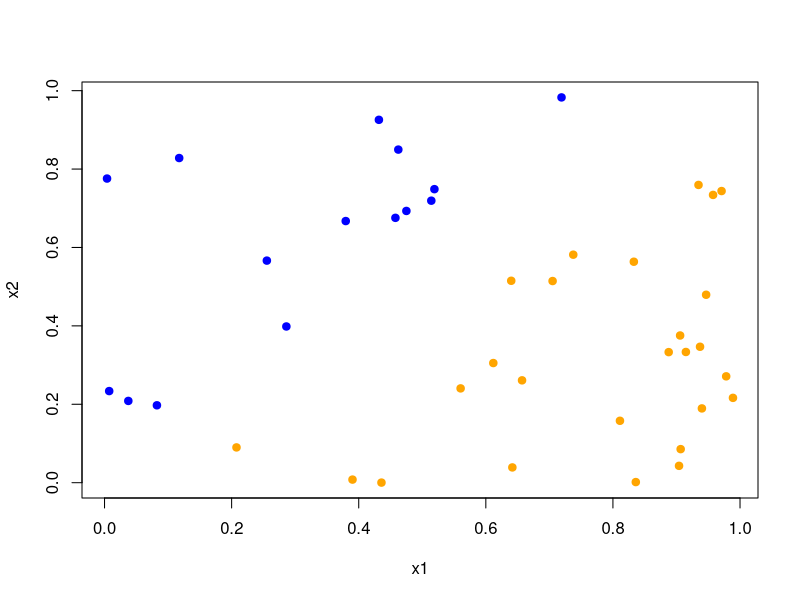
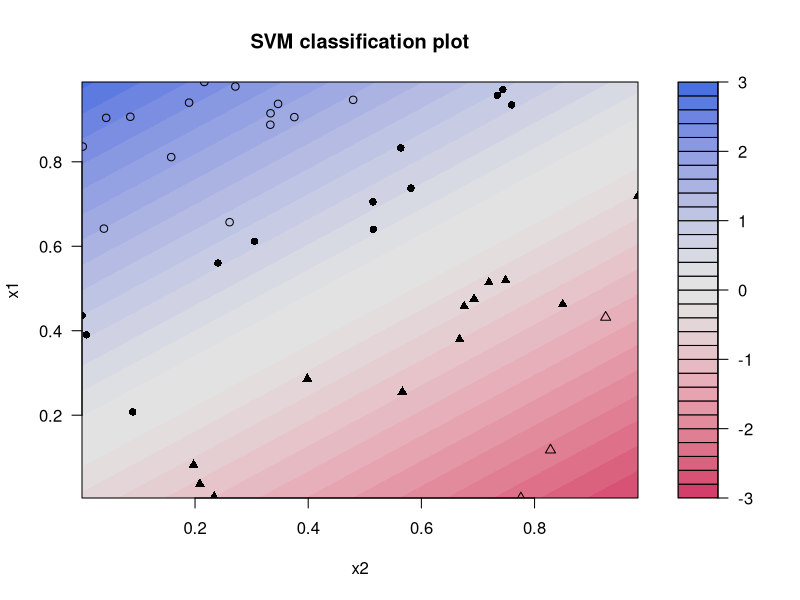
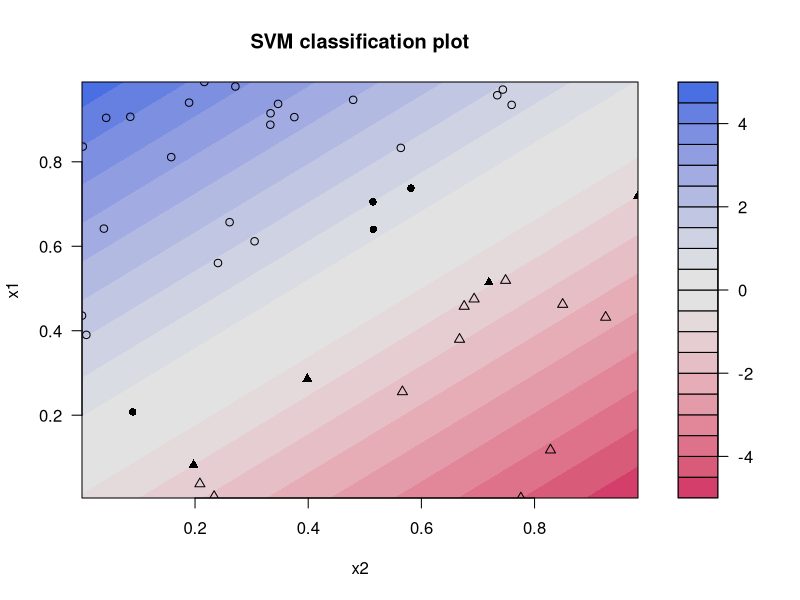
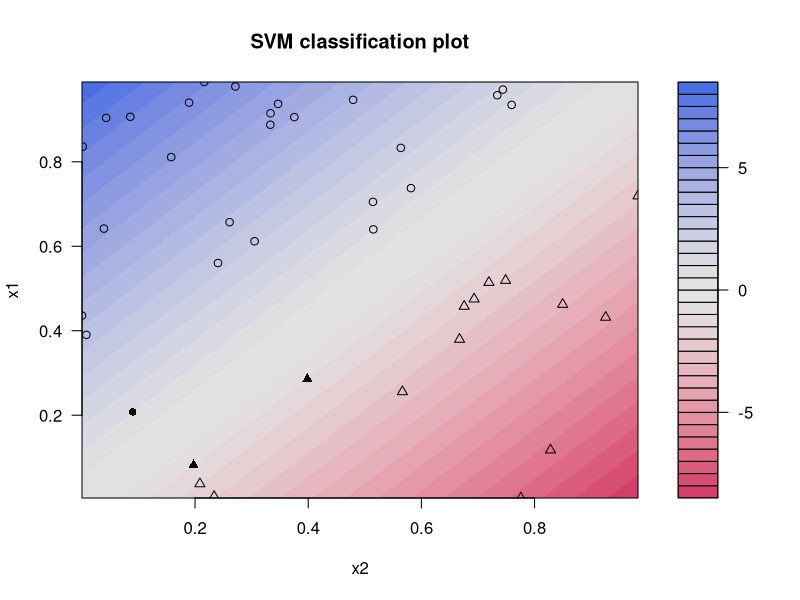
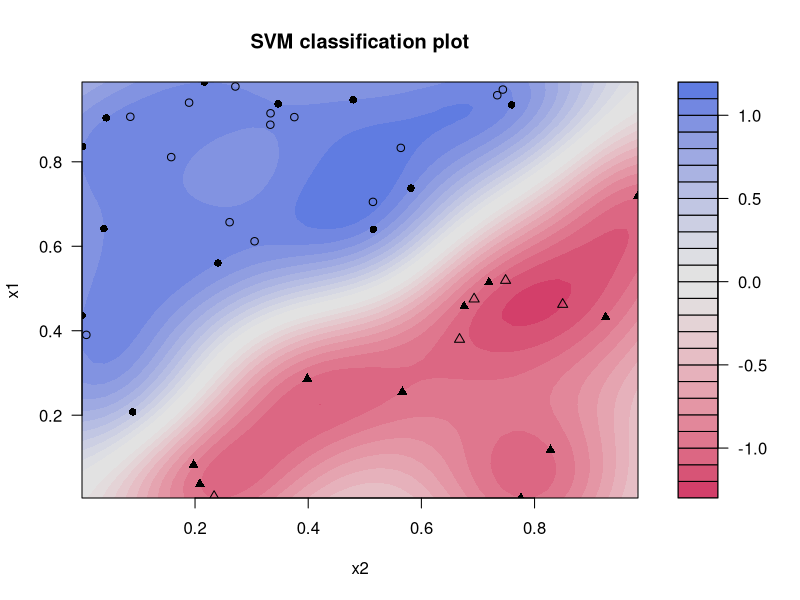
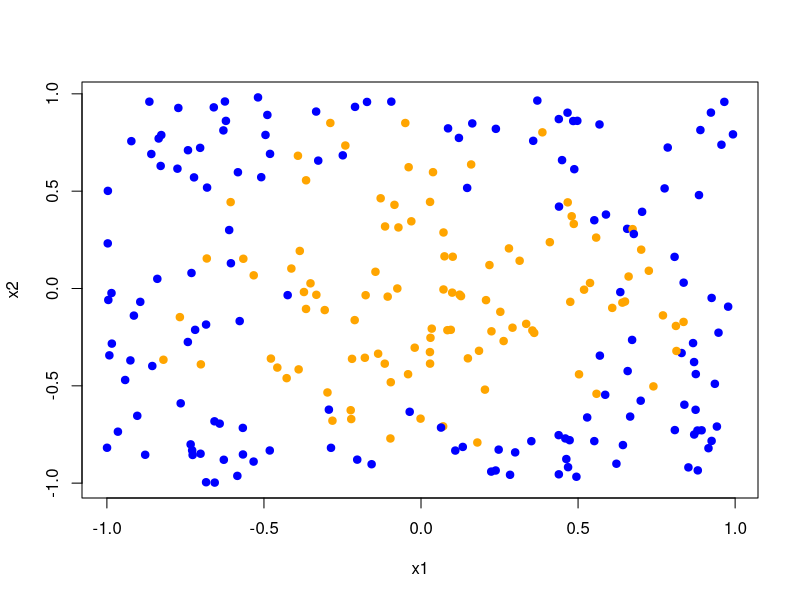
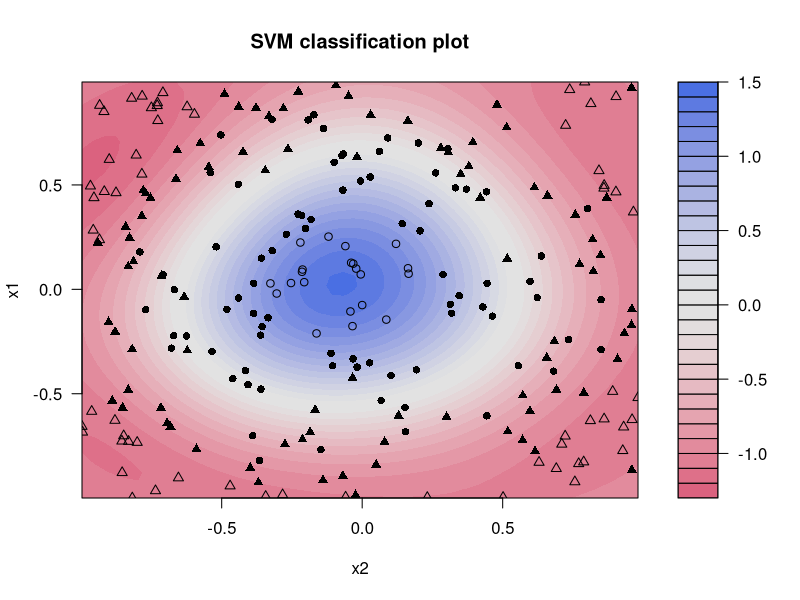
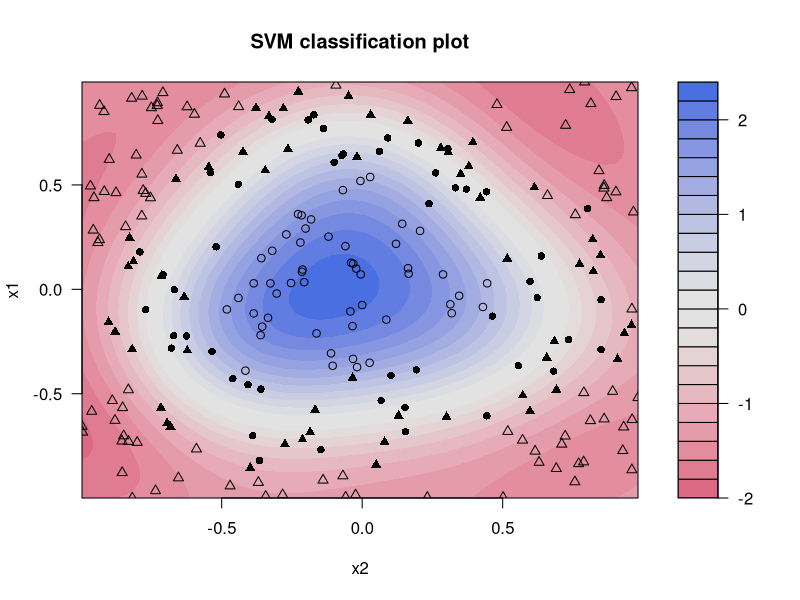

These charts were generated, in order, by the following R code:
## ---- chunk 1
library(randomForest)
library(caret)
library(kernlab)
## ---- chunk 2
accuracy = function(actual, predicted) {
  mean(actual == predicted)
}
## ---- chunk 3
sim_sep = function(n = 1000) {
  x1 = runif(n)
  x2 = runif(n)
  keep = x1 + 0.1 < x2 | x1 - 0.1 > x2
  x1 = x1[keep]
  x2 = x2[keep] 
  y = 1 * (x1 - x2 > 0)
  y = ifelse(y == 1, "Orange", "Blue")
  data.frame(y = as.factor(y), x1 = x1, x2 = x2)
}
## ---- chunk 4
set.seed(42)
train_data = sim_sep(n = 50)
plot(x2 ~ x1, data = train_data, col = as.character(y), pch = 19)
test_data = sim_sep(n = 500)
str(train_data)
## ---- chunk 5
lin_svm_fit = ksvm(y ~ ., data = train_data, kernel = 'vanilladot', C = 0.1)
plot(lin_svm_fit, data = train_data)

# train accuracy
accuracy(actual = train_data$y,
         predicted = predict(lin_svm_fit, train_data))

# test accuracy
accuracy(actual = test_data$y,
         predicted = predict(lin_svm_fit, test_data))
## ---- chunk 6
lin_svm_fit = ksvm(y ~ ., data = train_data, kernel = 'vanilladot', C = 1)
plot(lin_svm_fit, data = train_data)

# train accuracy
accuracy(actual = train_data$y,
         predicted = predict(lin_svm_fit, train_data))

# test accuracy
accuracy(actual = test_data$y,
         predicted = predict(lin_svm_fit, test_data))
## ---- chunk 7
lin_svm_fit = ksvm(y ~ ., data = train_data, kernel = 'vanilladot', C = 10)
plot(lin_svm_fit, data = train_data)

# train accuracy
accuracy(actual = train_data$y,
         predicted = predict(lin_svm_fit, train_data))

# test accuracy
accuracy(actual = test_data$y,
         predicted = predict(lin_svm_fit, test_data))
## ---- chunk 8
set.seed(42)
rad_svm_fit = ksvm(y ~ ., data = train_data, kernel = 'rbfdot', C = 1)
plot(rad_svm_fit, data = train_data)

# train accuracy
accuracy(actual = train_data$y,
         predicted = predict(rad_svm_fit, train_data))

# test accuracy
accuracy(actual = test_data$y,
         predicted = predict(rad_svm_fit, test_data))
## ---- chunk 9
svm_grid =  expand.grid(C = c(2 ^ (-5:5)))
svm_control = trainControl(method = "cv", number = 5, 
                           returnResamp = "all", verbose = FALSE)

set.seed(42)
lin_svm_fit = train(y ~ ., data = train_data, method = "svmLinear",
                    trControl = svm_control, tuneGrid = svm_grid)

lin_svm_fit
lin_svm_fit$bestTune

# train accuracy
accuracy(actual = train_data$y,
         predicted = predict(lin_svm_fit, train_data))

# test accuracy
accuracy(actual = test_data$y,
         predicted = predict(lin_svm_fit, test_data))
## ---- chunk 10
set.seed(42)
rf_grid = expand.grid(mtry = 1:2)
rf_fit  = train(y ~ ., data = train_data, method = "rf",
                trControl = svm_control, tuneGrid = rf_grid)
rf_fit$bestTune

# train accuracy
accuracy(actual = train_data$y,
         predicted = predict(rf_fit, train_data))

# test accuracy
accuracy(actual = test_data$y,
         predicted = predict(rf_fit, test_data))
## ---- chunk 11
sim_rad = function(n = 1000) {
  x1 = runif(n, -1, 1)
  x2 = runif(n, -1, 1)
  y = 1 * (x1 ^ 2 + x2 ^ 2 + rnorm(n, 0, 0.25) < 0.5)
  y = ifelse(y == 1, "Orange", "Blue")
  data.frame(y = as.factor(y), x1 = x1, x2 = x2)
}
## ---- chunk 12
set.seed(42)
train_data = sim_rad(n = 250)
plot(x2 ~ x1, data = train_data, col = as.character(y), pch = 19)
test_data = sim_rad(n = 2000)
## ---- chunk 13
rad_svm_fit = ksvm(y ~., data = train_data, kernel = 'rbfdot', 
                   C = 0.1, kpar = list(sigma = 1))
plot(rad_svm_fit, data = train_data)

# train accuracy
accuracy(actual = train_data$y,
         predicted = predict(rad_svm_fit, train_data))

# test accuracy
accuracy(actual = test_data$y,
         predicted = predict(rad_svm_fit, test_data))
## ---- chunk 14
rad_svm_fit = ksvm(y ~., data = train_data, kernel = 'rbfdot', 
                   C = 1, kpar = list(sigma = 1))
plot(rad_svm_fit, data = train_data)

# train accuracy
accuracy(actual = train_data$y,
         predicted = predict(rad_svm_fit, train_data))

# test accuracy
accuracy(actual = test_data$y,
         predicted = predict(rad_svm_fit, test_data))
## ---- chunk 15
rad_svm_fit = ksvm(y ~., data = train_data, kernel = 'rbfdot', 
                   C = 10, kpar = list(sigma = 1))
plot(rad_svm_fit, data = train_data)

# train accuracy
accuracy(actual = train_data$y,
         predicted = predict(rad_svm_fit, train_data))

# test accuracy
accuracy(actual = test_data$y,
         predicted = predict(rad_svm_fit, test_data))
## ---- chunk 16
rad_svm_fit = ksvm(y ~., data = train_data, kernel = 'rbfdot', 
                   C = 1, kpar = list(sigma = 0.5))
plot(rad_svm_fit, data = train_data)

# train accuracy
accuracy(actual = train_data$y,
         predicted = predict(rad_svm_fit, train_data))

# test accuracy
accuracy(actual = test_data$y,
         predicted = predict(rad_svm_fit, test_data))
## ---- chunk 17
rad_svm_fit = ksvm(y ~., data = train_data, kernel = 'rbfdot', 
                   C = 1, kpar = list(sigma = 1))
plot(rad_svm_fit, data = train_data)

# train accuracy
accuracy(actual = train_data$y,
         predicted = predict(rad_svm_fit, train_data))

# test accuracy
accuracy(actual = test_data$y,
         predicted = predict(rad_svm_fit, test_data))
## ---- chunk 18
rad_svm_fit = ksvm(y ~., data = train_data, kernel = 'rbfdot', 
                   C = 1, kpar = list(sigma = 2))
plot(rad_svm_fit, data = train_data)

# train accuracy
accuracy(actual = train_data$y,
         predicted = predict(rad_svm_fit, train_data))

# test accuracy
accuracy(actual = test_data$y,
         predicted = predict(rad_svm_fit, test_data))
## ---- chunk 19
svm_grid = expand.grid(   C = c(2 ^ (-5:5)),
                      sigma = c(2 ^ (-3:3)))

set.seed(42)
rad_svm_fit = train(y ~ ., data = train_data, method = "svmRadial",
                    trControl = svm_control, tuneGrid = svm_grid)
#rad_svm_fit
rad_svm_fit$bestTune
## ---- chunk 20
rad_svm_fit = ksvm(y ~., data = train_data, kernel = 'rbfdot',
                  C = 16, kpar = list(sigma = 0.25))
plot(rad_svm_fit, data = train_data)

# train accuracy
accuracy(actual = train_data$y,
         predicted = predict(rad_svm_fit, train_data))

# test accuracy
accuracy(actual = test_data$y,
         predicted = predict(rad_svm_fit, test_data))
## ---- chunk 21
set.seed(42)
poly_svm_fit = train(y ~ ., data = train_data, method = "svmPoly",
                     trControl = svm_control)
#poly_svm_fit
poly_svm_fit$bestTune
## ---- chunk 22
poly_svm_fit = ksvm(y ~., data = train_data, kernel = 'polydot', 
                    C = 1, kpar = list(scale = 0.1, degree = 3))
plot(poly_svm_fit, data = train_data)

# train accuracy
accuracy(actual = train_data$y,
         predicted = predict(poly_svm_fit, train_data))

# test accuracy
accuracy(actual = test_data$y,
         predicted = predict(poly_svm_fit, test_data))
## ---- chunk 23
svm_grid =  expand.grid(C = c(2 ^ (-5:5)))
set.seed(42)
lin_svm_fit = train(y ~ ., data = train_data, method = "svmLinear",
                    trControl = svm_control, tuneGrid = svm_grid)
lin_svm_fit
lin_svm_fit$bestTune
## ---- chunk 24
lin_svm_fit = ksvm(y ~., data = train_data, kernel = 'vanilladot', 
                   C = lin_svm_fit$bestTune)
plot(lin_svm_fit, data = train_data)

# train accuracy
accuracy(actual = train_data$y,
         predicted = predict(lin_svm_fit, train_data))

# test accuracy
accuracy(actual = test_data$y,
         predicted = predict(lin_svm_fit, test_data))
## ---- chunk 25
set.seed(42)
rf_grid = expand.grid(mtry = 1:2)
rf_fit = train(y ~ ., data = train_data, method = "rf",
               trControl = svm_control, tuneGrid = rf_grid)
rf_fit$bestTune

# train accuracy
accuracy(actual = train_data$y,
         predicted = predict(rf_fit, train_data))

# test accuracy
accuracy(actual = test_data$y,
         predicted = predict(rf_fit, test_data))
## ---- chunk 26
sessionInfo()$basePkgs
## ---- chunk 27
names(sessionInfo()$otherPkgs)
## ---- chunk 28
names(sessionInfo()$loadedOnly)
